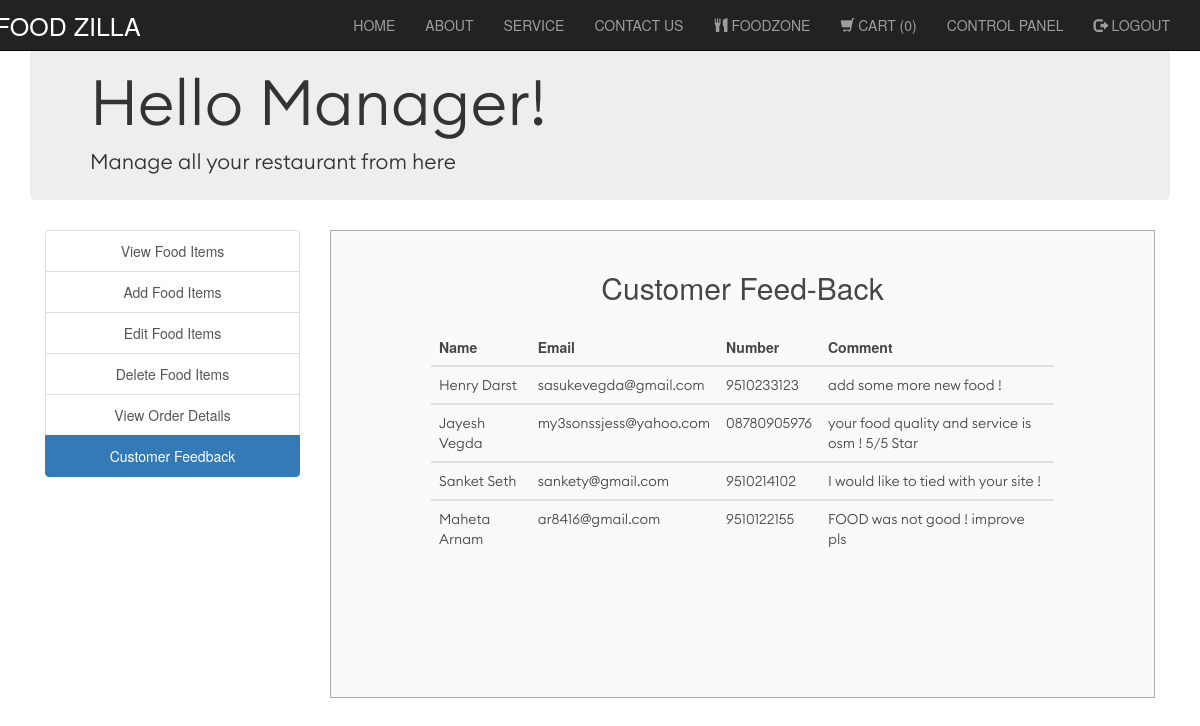
The page /contactus1.php (signed in) on the database its author committed.
### tables this page shows
CREATE TABLE `contact` (
  `Name` varchar(250) NOT NULL,
  `Email` varchar(250) NOT NULL,
  `Mobile` varchar(250) NOT NULL,
  `Subject` varchar(250) NOT NULL,
  `Message` varchar(250) NOT NULL,
  `id` int(11) NOT NULL
);

### contactus1.php (the view, shortened to what this page needs)
<?php
include('session_m.php');
?>
<!DOCTYPE html>
<html>
  <head>
  </head>
  <link rel="stylesheet" type = "text/css" href ="css/admin.css">
  <link rel="stylesheet" type = "text/css" href ="css/bootstrap/bootstrap.min.css">
  <body>
  <?php
        include('../Online-Food-Order/include/header.php');
      ?>
<div class="container">
<div class="jumbotron jumbotron-fluid">
     <h1>Hello Manager! </h1>
     <p>Manage all your restaurant from here</p>
    </div>
    </div>
<div class="container">
    	<div class="col-xs-3" style="text-align: center;">
    	<div class="list-group">
    		<a href="view_food_items.php" class="list-group-item ">View Food Items</a>
    		<a href="add_food_items.php" class="list-group-item ">Add Food Items</a>
    		<a href="edit_food_items.php" class="list-group-item ">Edit Food Items</a>
    		<a href="delete_food_items.php" class="list-group-item">Delete Food Items</a>
        <a href="view_order_details.php" class="list-group-item ">View Order Details</a>
        <a href="contactus1.php" class="list-group-item active">Customer Feedback</a>
    	</div>
    </div>
    <div class="col-xs-9">
      <div class="form-area" style="padding: 0px 100px 100px 100px;">
        <form action="delete_food_items1.php" method="POST">
        <br style="clear: both">
          <h3 style="margin-bottom: 25px; text-align: center; font-size: 30px;"> Customer Feed-Back </h3>
<?php
$sql = "SELECT * FROM contact";
$result = mysqli_query($conn, $sql);
if (mysqli_num_rows($result) > 0)
{
  ?>
  <table class="table table-striped">
    <thead class="thead-dark">
      <tr>
        <th> Name </th>
        <th> Email </th>
        <th> Number </th>
        <th> Comment </th>
      </tr>
    </thead>
    <?PHP
      while($row = mysqli_fetch_assoc($result)){
    ?>
  <tbody>
    <tr>
      <td><?php echo $row["Name"]; ?></td>
      <td><?php echo $row["Email"]; ?></td>
      <td><?php echo $row["Mobile"]; ?></td>
      <td><?php echo $row["Message"]; ?></td>
    </tr>
  </tbody>
  <?php } ?>
  </table>
    <br>
  <?php } else { ?>
  <h4><center>0 RESULTS</center> </h4>
  <?php } ?>
        </form>
        </div>
    </div>
</div>
  </body>
</html>

### css/admin.css (style rules this page uses)
body,html { height: 100%; font-family: osm; }
body { padding-top: 00px; }
.thead, tbody { background-color: #FBFBFB; width : 100%; font-family: ecb,osm,icon1; }
.form-area { background-color: #FAFAFA; border: 1px solid rgba(128, 128, 128, 0.712); opacity:0.9; }
.jumbotron-fluid { height: 200px; font-family: ecb; font-weight: 900; }
h1 { font-family: ecb; font-weight: 500; }

### rows shown on the page
contact: Name "Henry Darst", Email "sasukevegda@gmail.com", Mobile "9510233123", Message "add some more new food !"
contact: Name "Jayesh Vegda", Email "my3sonssjess@yahoo.com", Mobile "08780905976", Message "your food quality and service is osm ! 5/5 Star"
contact: Name "Sanket Seth", Email "sankety@gmail.com", Mobile "9510214102", Message "I would like to tied with your site !"
contact: Name "Maheta Arnam", Email "ar8416@gmail.com", Mobile "9510122155", Message "FOOD was not good ! improve pls"
